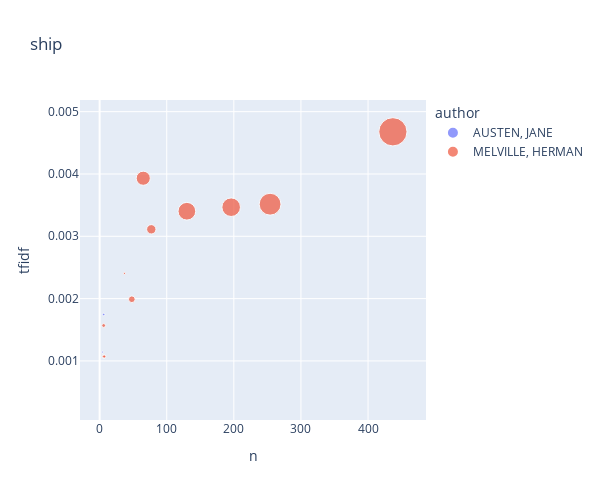

Source (notebook cell):
### Code cell
top_books_for_term('ship')

### Figure 1 — Plotly figure (JSON) as saved in the notebook; plotly's stock layout.template omitted (floating-point values rounded to 4 significant figures)
{"data": [{"hovertemplate": "<b>%{hovertext}</b><br><br>author=AUSTEN, JANE<br>n=%{x}<br>tfidf=%{y}<br>tf=%{marker.size}<extra></extra>", "hovertext": ["EMMA", "MANSFIELD PARK", "PERSUASION"], "legendgroup": "AUSTEN, JANE", "marker": {"color": "#636efa", "size": [0.0002093, 0.001339, 0.002047], "sizemode": "area", "sizeref": 0.0006238, "symbol": "circle"}, "mode": "markers", "name": "AUSTEN, JANE", "orientation": "v", "showlegend": true, "type": "scatter", "x": [1, 4, 6], "xaxis": "x", "y": [0.000357, 0.001142, 0.001745], "yaxis": "y"}, {"hovertemplate": "<b>%{hovertext}</b><br><br>author=MELVILLE, HERMAN<br>n=%{x}<br>tfidf=%{y}<br>tf=%{marker.size}<extra></extra>", "hovertext": ["ISRAEL POTTER HIS FIFTY YEARS OF EXILE", "MARDI AND A VOYAGE THITHER VOL I", "MARDI AND A VOYAGE THITHER VOL II", "MOBY DICK OR THE WHALE", "OMOO ADVENTURES IN THE SOUTH SEAS", "PIERRE OR THE AMBIGUITIES", "REDBURN HIS FIRST VOYAGE BEING THE SAILOR BOY CONFESSIONS AND REMINISCENCES OF THE SON OF A GENTLEMAN IN THE MERCHANT NAVY", "THE CONFIDENCE MAN HIS MASQUERADE", "THE PIAZZA TALES", "TYPEE A ROMANCE OF THE SOUTH SEAS", "WHITE JACKET OR THE WORLD ON A MAN OF WAR"], "legendgroup": "MELVILLE, HERMAN", "marker": {"color": "#EF553B", "size": [0.02737, 0.06224, 0.004598, 0.2495, 0.09774, 0.003141, 0.1077, 0.003139, 0.00141, 0.014, 0.1484], "sizemode": "area", "sizeref": 0.0006238, "symbol": "circle"}, "mode": "markers", "name": "MELVILLE, HERMAN", "orientation": "v", "showlegend": true, "type": "scatter", "x": [77, 65, 6, 437, 130, 6, 196, 7, 37, 48, 254], "xaxis": "x", "y": [0.003112, 0.003932, 0.001568, 0.004676, 0.003402, 0.001071, 0.003467, 0.001071, 0.002404, 0.00199, 0.003515], "yaxis": "y"}], "layout": {"height": 500, "legend": {"itemsizing": "constant", "title": {"text": "author"}, "tracegroupgap": 0}, "title": {"text": "ship"}, "width": 600, "xaxis": {"anchor": "y", "autorange": true, "domain": [0, 1], "range": [-29.42, 487.1], "title": {"text": "n"}, "type": "linear"}, "yaxis": {"anchor": "x", "autorange": true, "domain": [0, 1], "range": [5.208e-05, 0.005187], "title": {"text": "tfidf"}, "type": "linear"}}}
